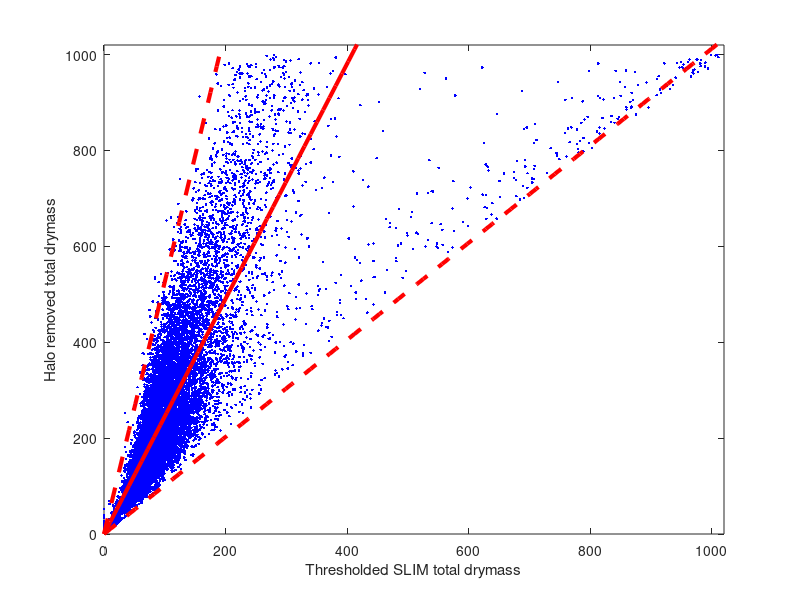
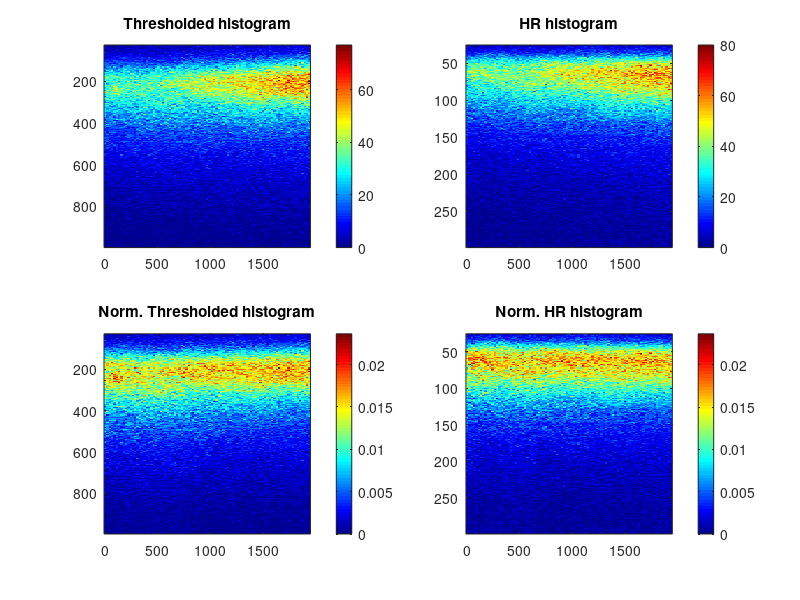

The MATLAB script that drew these images, in order:

%This code will extract all the drymasses of all the cells in the data and
%save it into a .mat file
%Author: Tan H. Nguyen
%University of Illinois at Urbana-Champaign
clc;
clear all;
close all;
outdir = 'D:\Hela_cell_time_laps_Feb_16th_2016\';
matlab_dir = strcat(outdir,'\mat_files\');
if (~exist(matlab_dir))
    mkdir(matlab_dir);
end
f=0:0;
t=[0:88];
chh=0;
ii=0;
r=0:24;
z=0:0;
c =0:24;
%File name for the Halo-removed image
fout_slim=@(odir,f,t,i,ch,c,r,z) sprintf('%s\\f%d_t%d_i%d_ch%d_c%d_r%d_z%d_SLIM.tif',odir,f,t,i,ch,c,r,z); % FOV, TIME, Channel, Frame Number, PAT
fout_slim_hr_ns=@(odir,f,t,i,ch,c,r,z) sprintf('%s\\f%d_t%d_i%d_ch%d_c%d_r%d_z%d_HR_NS.tif',odir,f,t,i,ch,c,r,z); % FOV, TIME, Channel, Frame Number, PAT

%File name for the segmentation image
fout_slim_seg=@(odir,f,t,i,ch,c,r,z) sprintf('%s\\f%d_t%d_i%d_ch%d_c%d_r%d_z%d_SEG.tif',odir,f,t,i,ch,c,r,z); % FOV, TIME, Channel, Frame Number, PAT
fout_slim_overlaid=@(odir,f,t,i,ch,c,r,z) sprintf('%s\\f%d_t%d_i%d_ch%d_c%d_r%d_z%d_OVL.tif',odir,f,t,i,ch,c,r,z); % FOV, TIME, Channel, Frame Number, PAT
fout_bound_mat=@(odir,f,t,i,ch,c,r,z) sprintf('%s\\f%d_t%d_i%d_ch%d_c%d_r%d_z%d_bound.mat',odir,f,t,i,ch,c,r,z); % FOV, TIME, Channel, Frame Number, PAT
f_dm_over_t=@(odir,t) sprintf('%s\\total_drymass_at_%d.mat',odir,t); % FOV, TIME, Channel, Frame Number, PAT

%p=gcp;
%delete(p);
%p=parpool(8);
drymass = zeros(0,3); %Each row is a cell, the next is the total mass of slim, thresholded SLIM and the halo-removed SLIM
nbins = 200;
pixelratio = 3.2;%Pixel per micron
combined_slim_thr_hist = zeros(nbins,length(t));
combined_hr_hist = zeros(nbins,length(t));
update_dry_mass = 0;
if (update_dry_mass)
     for ff=f
          for tt=t  
              drymass_over_time = zeros(0,3);
              for cc=c 
                   for rr = r
                        for zz = z
                                saveoverlaid = 0;
                                min_phaseval = -0.3;
                                max_phaseval = 2.5;

                               disp(['Processing r: ' num2str(rr) ', c: ' num2str(cc) ', t: ' num2str(tt)]);
                               fnsname = fout_slim_hr_ns(outdir,ff,tt,ii,chh,cc,rr,zz);
                               fslimname = fout_slim(outdir,ff,tt,ii,chh,cc,rr,zz); %Generate the filename for SLIM images
                               fsegname = fout_slim_seg(outdir,ff,tt,ii,chh,cc,rr,zz);
                               fmatname = fout_bound_mat(matlab_dir,ff,tt,ii,chh,cc,rr,zz); %Name of the mat file to be saved
                               bw_dil = imread(fsegname); %Read the bw segmented image
                               S = regionprops(im2bw(bw_dil),'PixelIdxList');
                               slim_im = imread(fslimname);
                               ncells = size(S,1); %Get the number of cells
                               slimim = single(imread(fslimname));
                               hrnsim = single(imread(fnsname));
                               for cellidx=1:ncells
                                    %Get the current indices of all the pixels
                                    curpixidxlist = S(cellidx).PixelIdxList;
                                    %Total non-negative phase of slim
                                    slim_total_phase = sum(slimim(curpixidxlist));
                                    slim_thres_total_phase = sum(slimim(curpixidxlist).*(slimim(curpixidxlist)>0));
                                    hr_total_phase = sum(hrnsim(curpixidxlist));
                                    hr_dm = hr_total_phase*0.4235/pixelratio^2;
                                    slim_dm = slim_total_phase*0.4235/pixelratio^2;
                                    slim_thres_dm = slim_thres_total_phase*0.4235/pixelratio^2;
                                    if ((hr_dm>50)&(hr_dm<1000))%If the cell is too small
                                        drymass(end+1,:)=[slim_dm slim_thres_dm hr_dm];
                                        drymass_over_time(end+1,:)=drymass(end,:);
                                    end
                               end
                        end
                   end
              end
              figure(1);
              plot(drymass_over_time(:,2),drymass_over_time(:,3),'+r');
              xlabel('Thresholded');
              ylabel('Halo removed');
              drawnow;
              xhist = linspace(50,1000,nbins);
              xhist_slim_thr = linspace(25,500,nbins);
              cur_hr_total_dm_hist = hist(drymass_over_time(:,3),xhist);
              cur_slim_thr_dm_hist = hist(drymass_over_time(:,2),xhist_slim_thr);
              matfilename = f_dm_over_t(pwd,tt);
              combined_slim_thr_hist(:,tt+1)=cur_slim_thr_dm_hist(:);
              combined_hr_hist(:,tt+1)=cur_slim_thr_dm_hist(:);
              norm_combined_slim_thr_hist = combined_slim_thr_hist./repmat(sum(combined_slim_thr_hist,1)+1e-6,[size(combined_slim_thr_hist,1) 1]);
              norm_combined_hr_hist = combined_hr_hist./repmat(sum(combined_hr_hist,1)+1e-6,[size(combined_hr_hist,1) 1]);

              figure(2);
              subplot(221);
              imagesc(t,xhist,combined_slim_thr_hist);colormap jet;colorbar;title('Thresholded histogram');
              subplot(222);
              imagesc(t,xhist_slim_thr,combined_hr_hist);colormap jet;colorbar;title('HR histogram');
              subplot(223);
              imagesc(norm_combined_slim_thr_hist);colormap jet;colorbar;title('Norm. Thresholded histogram');
              subplot(224);
              imagesc(norm_combined_hr_hist);colormap jet;colorbar;title('Norm. HR histogram');
              drawnow;

              save(matfilename,'drymass_over_time','cur_slim_thr_dm_hist','cur_hr_total_dm_hist',...
                  'norm_combined_slim_thr_hist','norm_combined_hr_hist');
          end

     end
     save('All_dry_mass.mat','drymass','combined_slim_thr_hist','combined_hr_hist','norm_combined_slim_thr_hist','norm_combined_hr_hist',...
         'xhist','xhist_slim_thr');
else
    load('All_dry_mass.mat');%Load all dry mass values and also the histogram of drymass over the time
    %Display the scatter plot for all the mass
    %Compute the best fit coefficients
    slim_thr_mass = drymass(1:20:end,2);%A single cells is expected to appear 15 times...Lazy man approach!
    hr_mass = drymass(1:20:end,3);
    
    
    alpha = sum(hr_mass)/sum(slim_thr_mass);
    disp(['Fitting coeff: ' num2str(alpha)]);
    %Draw all the data point
    figure(1);
    plot(slim_thr_mass,hr_mass,'.b'); 
    xlabel('Thresholded SLIM total drymass');
    ylabel('Halo removed total drymass');
    xmin = 0;
    xmax = 1020;
    ymin = 0;
    ymax = 1020;
    axis([xmin xmax ymin ymax]);
    x_arr = linspace(xmin,xmax,100);
    f = @(x)(alpha*x);
    y_arr = f(x_arr);
    figure(1);hold on;
    plot(x_arr,y_arr,'-r','linewidth',3);
    %Compute R^2
    hr_mass_pred = f(slim_thr_mass);
    R2 = 1-norm(hr_mass-hr_mass_pred,'fro')^2/norm(hr_mass-mean(hr_mass),'fro')^2;
    disp(['R^2 values: ' num2str(R2)]);
    %Compute the minimum and maximum slope for the relation
    slope_arr = hr_mass./slim_thr_mass;
    min_slope = prctile(slope_arr,0.3);
    max_slope = prctile(slope_arr,99.7);
    fmin = @(x)(min_slope*x);
    fmax = @(x)(max_slope*x);
    disp(['Min slope: ' num2str(min_slope) ', Max slope: ' num2str(max_slope)]);
    figure(1);
    plot(x_arr,fmin(x_arr),'--r','linewidth',3);
    hold on
    plot(x_arr,fmax(x_arr),'--r','linewidth',3);
    
    %Display the histogram for drymass over the time. Make sure that we
    %reject the first and the last histogram band to ignore the extreme
    %values...
    
    time_interval = 22;
    figure(2);
    subplot(221);
    imagesc(t*time_interval,xhist(2:end-1),combined_slim_thr_hist(2:end-1,:));colormap jet;colorbar;title('Thresholded histogram');
    subplot(222);
    imagesc(t*time_interval,xhist_slim_thr(2:end-1),combined_hr_hist(2:end-1,:));colormap jet;colorbar;title('HR histogram');
    subplot(223);
    imagesc(t*time_interval,xhist(2:end-1),norm_combined_slim_thr_hist(2:end-1,:));colormap jet;colorbar;title('Norm. Thresholded histogram');
    subplot(224);
    imagesc(t*time_interval,xhist_slim_thr(2:end-1),norm_combined_hr_hist(2:end-1,:));colormap jet;colorbar;title('Norm. HR histogram');
    drawnow;

    
    
    
    
end

 %delete(p);
 
